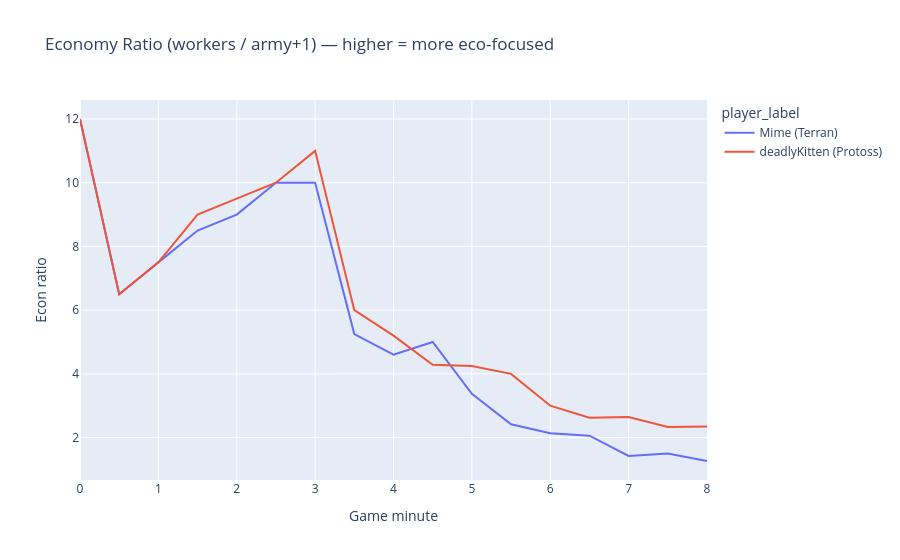

Notebook cell for this chart:
### Markdown cell above
## 8. Supply efficiency — workers vs army

### Code cell
snap['econ_ratio'] = snap['workers_active'] / (snap['army_supply'] + 1)

fig_ratio = px.line(
    snap, x='minute', y='econ_ratio',
    color='player_label',
    title='Economy Ratio (workers / army+1) — higher = more eco-focused',
    labels={'minute': 'Game minute', 'econ_ratio': 'Econ ratio'},
)
fig_ratio.show()

### Figure 1 — Plotly figure (JSON) as saved in the notebook; plotly's stock layout.template omitted (floating-point values rounded to 4 significant figures)
{"data": [{"hovertemplate": "player_label=Mime (Terran)<br>Game minute=%{x}<br>Econ ratio=%{y}<extra></extra>", "legendgroup": "Mime (Terran)", "line": {"color": "#636efa", "dash": "solid"}, "marker": {"symbol": "circle"}, "mode": "lines", "name": "Mime (Terran)", "orientation": "v", "showlegend": true, "type": "scatter", "x": [0.0, 0.5, 1.0, 1.5, 2.0, 2.5, 3.0, 3.5, 4.0, 4.5, 5.0, 5.5, 6.0, 6.5, 7.0, 7.5, 8.0], "xaxis": "x", "y": [12.0, 6.5, 7.5, 8.5, 9.0, 10.0, 10.0, 5.25, 4.6, 5.0, 3.375, 2.417, 2.133, 2.059, 1.423, 1.5, 1.265], "yaxis": "y"}, {"hovertemplate": "player_label=deadlyKitten (Protoss)<br>Game minute=%{x}<br>Econ ratio=%{y}<extra></extra>", "legendgroup": "deadlyKitten (Protoss)", "line": {"color": "#EF553B", "dash": "solid"}, "marker": {"symbol": "circle"}, "mode": "lines", "name": "deadlyKitten (Protoss)", "orientation": "v", "showlegend": true, "type": "scatter", "x": [0.0, 0.5, 1.0, 1.5, 2.0, 2.5, 3.0, 3.5, 4.0, 4.5, 5.0, 5.5, 6.0, 6.5, 7.0, 7.5, 8.0], "xaxis": "x", "y": [12.0, 6.5, 7.5, 9.0, 9.5, 10.0, 11.0, 6.0, 5.2, 4.286, 4.25, 4.0, 3.0, 2.625, 2.647, 2.333, 2.348], "yaxis": "y"}], "layout": {"legend": {"title": {"text": "player_label"}, "tracegroupgap": 0}, "title": {"text": "Economy Ratio (workers / army+1) — higher = more eco-focused"}, "xaxis": {"anchor": "y", "domain": [0, 1], "title": {"text": "Game minute"}}, "yaxis": {"anchor": "x", "domain": [0, 1], "title": {"text": "Econ ratio"}}}}
